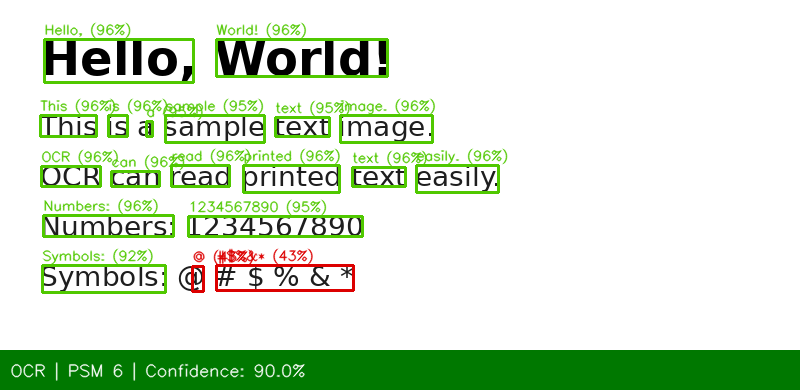
#> input picture Task-4-Isha_Javed/output_ocr.png, 800 x 390 px
$ python -i recognition.py   (imports and definitions only)
#> lines starting #> are read from the running program, lines starting #| are printed output that depends on the picture; after the words box and inside, x2 and y2 are one past the last pixel; in counts of white or black regions, pixels touching at a corner belong together
import cv2
import pytesseract
import numpy as np
import argparse
import os
import sys
import math
from PIL import Image, ImageDraw, ImageFont

# Windows users: uncomment and set your Tesseract path below
pytesseract.pytesseract.tesseract_cmd = r"C:\Program Files\Tesseract-OCR\tesseract.exe"

HAAR_TARGETS = {
    "face":      "haarcascade_frontalface_alt2.xml",
    "eye":       "haarcascade_eye.xml",
    "fullbody":  "haarcascade_fullbody.xml",
    "upperbody": "haarcascade_upperbody.xml",
    "smile":     "haarcascade_smile.xml",
}

COLOUR_BOX  = (0, 200, 80)
COLOUR_TEXT = (255, 255, 255)
COLOUR_FAIL = (0, 0, 220)


class Gatekeeper:
    def __init__(self):
        self.results = {
            "1_library_integration":     False,
            "2_preprocessing_integrity": False,
            "3_accuracy_benchmarking":   False,
            "4_visual_confirmation":     False,
        }

    def pass_check(self, n, detail=""):
#> in run_object_detection, bgr is the input picture: shape (390, 800, 3); mean B, G, R 206.2, 228.3, 211.4
#|   Input: output_ocr.png  (800x390 px)
        key = list(self.results.keys())[n - 1]
        self.results[key] = True
        label = key.split("_", 1)[1].replace("_", " ").title()
        print(f"  [PASS] Checkpoint {n}: {label}" + (f"  ->  {detail}" if detail else ""))

    def fail_check(self, n, reason=""):
        key = list(self.results.keys())[n - 1]
        label = key.split("_", 1)[1].replace("_", " ").title()
        print(f"  [FAIL] Checkpoint {n}: {label}" + (f"  ->  {reason}" if reason else ""))

    def summary(self):
        print("\n" + "-" * 100)
        passed = sum(self.results.values())
        for key, ok in self.results.items():
            label = key.split("_", 1)[1].replace("_", " ").title()
            print(f"  [{'PASS' if ok else 'FAIL'}]  {label}")
        print("-" * 100)
        if passed == 4:
            print("  STATUS: ALL CHECKPOINTS PASSED")
        else:
            print(f"  STATUS: {passed}/4 checkpoints passed")
        print("-" * 100 + "\n")
        return passed == 4


def preprocess_image(bgr_image):
    gray      = cv2.cvtColor(bgr_image, cv2.COLOR_BGR2GRAY)
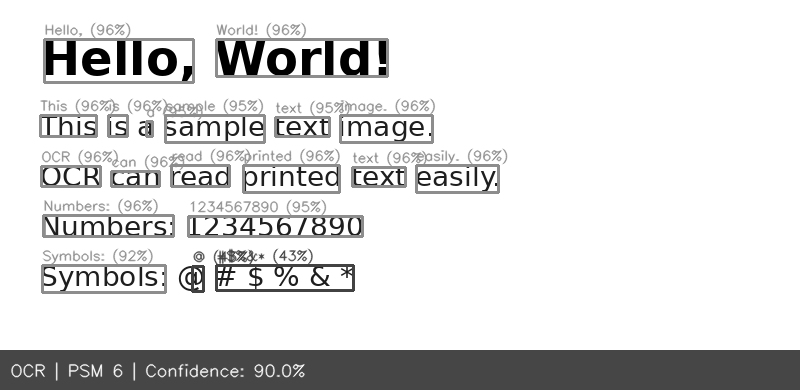
#> gray: shape (390, 800); min 0, max 255, mean 220.7
    blurred   = cv2.GaussianBlur(gray, (3, 3), 0)
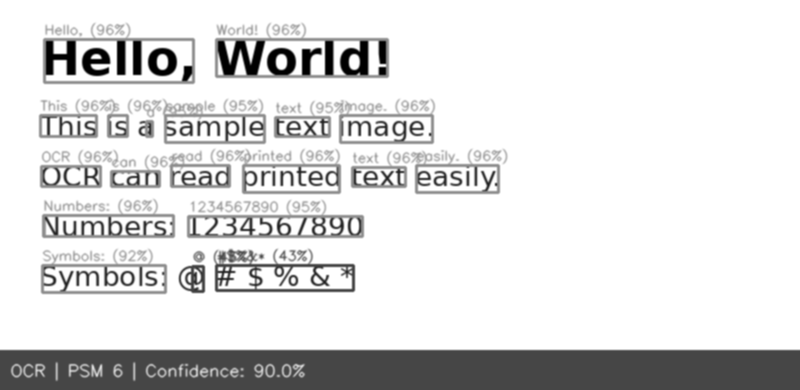
#> blurred: shape (390, 800); min 0, max 255, mean 220.7
    _, thresh = cv2.threshold(blurred, 0, 255, cv2.THRESH_BINARY + cv2.THRESH_OTSU)
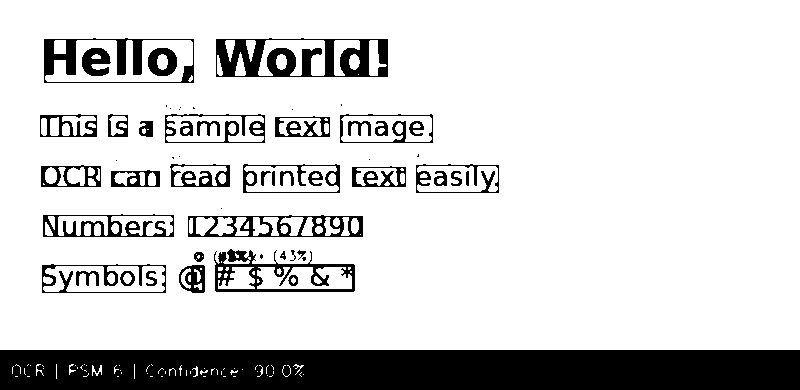
#> thresh: shape (390, 800); 83.4% white; 57 black regions (15 under 20 px), largest, box (x1, y1, x2, y2) and area: (0, 350, 800, 390) 31496, (216, 38, 388, 77) 3678, (214, 249, 355, 292) 1945
    return gray, blurred, thresh


# [83 lines left out: functions deskew, run_ocr, not called in this run]


def run_object_detection(image_path, target="face", output_path="output_detection.png"):
    gate = Gatekeeper()
    print("\n" + "=" * 100)
    print("  PATH 2 -- OBJECT DETECTION")
    print("=" * 100)

    try:
        gate.pass_check(1, f"OpenCV {cv2.__version__}")
    except Exception as e:
        gate.fail_check(1, str(e))
        gate.summary()
        return

    if target not in HAAR_TARGETS:
        print(f"  [ERROR] Unknown target. Choose from: {list(HAAR_TARGETS.keys())}")
        gate.summary()
        return

    classifier = cv2.CascadeClassifier(cv2.data.haarcascades + HAAR_TARGETS[target])
    if classifier.empty():
        gate.fail_check(1, "Failed to load cascade classifier")
        gate.summary()
        return

    bgr = cv2.imread(image_path)
    if bgr is None:
        print(f"  [ERROR] Cannot open image: {image_path}")
        gate.summary()
        return
    print(f"  Input: {image_path}  ({bgr.shape[1]}x{bgr.shape[0]} px)")
    print(f"  Target: {target.upper()}")

    gray, _, _ = preprocess_image(bgr)
    equalized  = cv2.equalizeHist(gray)
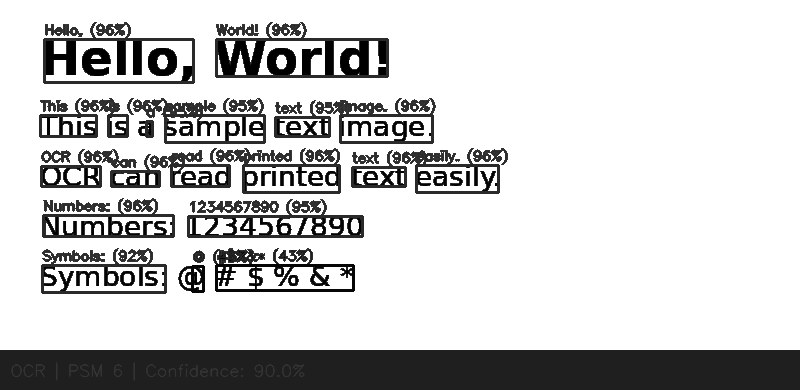
#> equalized: shape (390, 800); min 0, max 255, mean 204.1
    gate.pass_check(2, "grayscale -> blur -> histogram equalisation")

    try:
        boxes, _, weights = classifier.detectMultiScale3(
            equalized, scaleFactor=1.1, minNeighbors=5,
            minSize=(30, 30), outputRejectLevels=True)
#> boxes = (); weights = ()
    except cv2.error:
        boxes   = classifier.detectMultiScale(equalized, 1.1, 5, minSize=(30, 30))
        weights = [10.0] * len(boxes)

    scored = []
    if len(boxes) > 0:
        for (x, y, w, h), wt in zip(boxes, weights):
            conf = 80.0 + 19.0 * math.log(max(float(wt), 5) / 5) / math.log(100 / 5)
            scored.append((x, y, w, h, round(min(conf, 99.9), 1)))

    above = [(x, y, w, h, c) for (x, y, w, h, c) in scored if c >= 80.0]
    print(f"\n  Detections: {len(scored)}  |  Above 80%: {len(above)}")

    if not scored:
        gate.fail_check(3, f"No {target} detected.")
    elif not above:
        gate.fail_check(3, "Detections below 80% threshold.")
    else:
        gate.pass_check(3, f"Best confidence: {max(above, key=lambda d: d[4])[4]}%")

    output_img = bgr.copy()
    for (x, y, w, h, conf) in scored:
        colour = COLOUR_BOX if conf >= 80 else COLOUR_FAIL
        cv2.rectangle(output_img, (x, y), (x + w, y + h), colour, 2)
        label = f"{target.upper()} {conf:.0f}%"
        (lw, lh), _ = cv2.getTextSize(label, cv2.FONT_HERSHEY_SIMPLEX, 0.55, 1)
        cv2.rectangle(output_img, (x, y - lh - 8), (x + lw + 6, y), colour, -1)
        cv2.putText(output_img, label, (x + 3, y - 4),
                    cv2.FONT_HERSHEY_SIMPLEX, 0.55, COLOUR_TEXT, 1, cv2.LINE_AA)

    bar_h  = 40
    canvas = np.zeros((output_img.shape[0] + bar_h, output_img.shape[1], 3), dtype=np.uint8)
    canvas[:output_img.shape[0]] = output_img
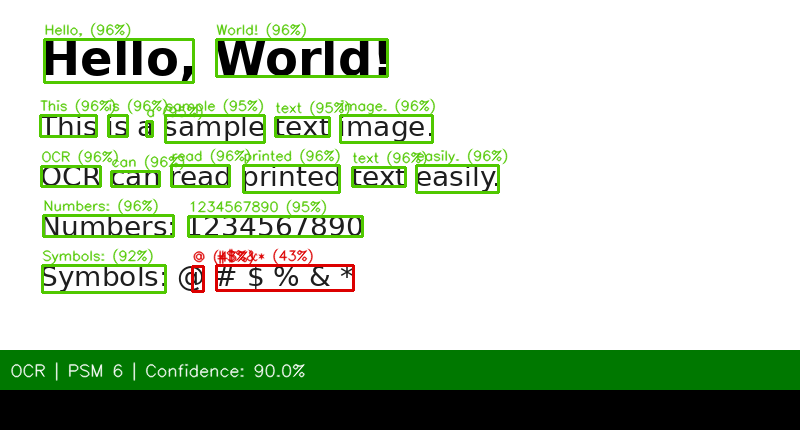
#> canvas: shape (430, 800, 3); mean B, G, R 187, 207.1, 191.8
    bar_color = (0, 120, 0) if above else (0, 0, 160)
    cv2.rectangle(canvas, (0, output_img.shape[0]),
                  (canvas.shape[1], canvas.shape[0]), bar_color, -1)
    cv2.putText(canvas, f"Detection | Target: {target} | Found: {len(scored)} | >=80%: {len(above)}",
                (10, output_img.shape[0] + 26), cv2.FONT_HERSHEY_SIMPLEX,
                0.55, (255, 255, 255), 1, cv2.LINE_AA)
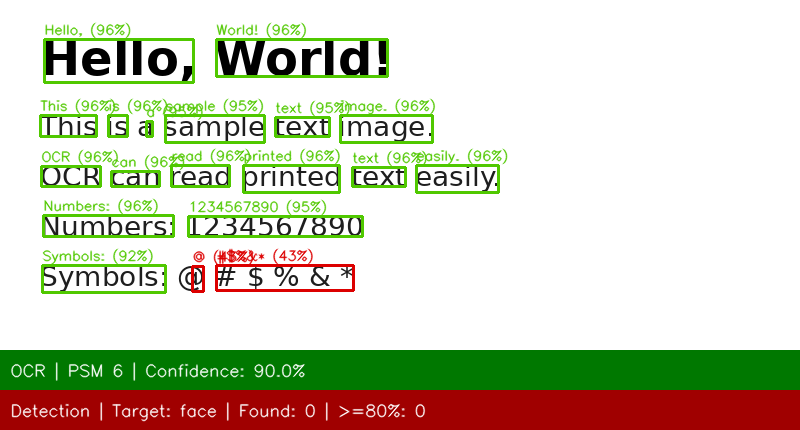
#> canvas: shape (430, 800, 3); mean B, G, R 187.8, 207.9, 207

    cv2.imwrite(output_path, canvas)
    gate.pass_check(4, f"Saved -> {output_path}")
    gate.summary()
    return scored


# [25 lines left out: function main, not called in this run]


# [2 lines not run here, left out]

>>> result = run_object_detection('output_ocr.png')
